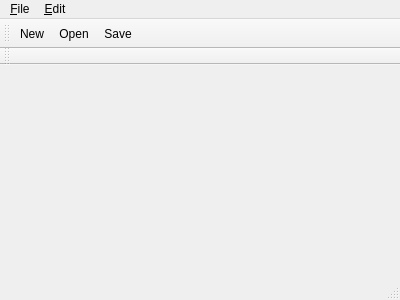
<?xml version="1.0" encoding="UTF-8"?>
<ui version="4.0">
 <class>IconEditor</class>
 <widget class="QMainWindow" name="IconEditor">
  <property name="geometry">
   <rect>
    <x>0</x>
    <y>0</y>
    <width>400</width>
    <height>300</height>
   </rect>
  </property>
  <property name="windowTitle">
   <string>IconEditor</string>
  </property>
  <widget class="QWidget" name="centralWidget"/>
  <widget class="QMenuBar" name="menuBar">
   <property name="geometry">
    <rect>
     <x>0</x>
     <y>0</y>
     <width>400</width>
     <height>19</height>
    </rect>
   </property>
   <widget class="QMenu" name="menuFile">
    <property name="title">
     <string>&amp;File</string>
    </property>
    <addaction name="action_New"/>
    <addaction name="action_Open"/>
    <addaction name="action_Save"/>
    <addaction name="actionSave_As"/>
    <addaction name="separator"/>
    <addaction name="action_Exit"/>
   </widget>
   <widget class="QMenu" name="menu_Edit">
    <property name="title">
     <string>&amp;Edit</string>
    </property>
   </widget>
   <addaction name="menuFile"/>
   <addaction name="menu_Edit"/>
  </widget>
  <widget class="QToolBar" name="fileToolBar">
   <attribute name="toolBarArea">
    <enum>TopToolBarArea</enum>
   </attribute>
   <attribute name="toolBarBreak">
    <bool>false</bool>
   </attribute>
   <addaction name="action_New"/>
   <addaction name="action_Open"/>
   <addaction name="action_Save"/>
  </widget>
  <widget class="QStatusBar" name="statusBar"/>
  <widget class="QToolBar" name="zoomToolBar">
   <property name="windowTitle">
    <string>toolBar</string>
   </property>
   <attribute name="toolBarArea">
    <enum>TopToolBarArea</enum>
   </attribute>
   <attribute name="toolBarBreak">
    <bool>true</bool>
   </attribute>
  </widget>
  <action name="action_New">
   <property name="icon">
    <iconset resource="icon.qrc">
     <normaloff>:/images/new.png</normaloff>:/images/new.png</iconset>
   </property>
   <property name="text">
    <string>&amp;New</string>
   </property>
   <property name="toolTip">
    <string>Create a new icon</string>
   </property>
  </action>
  <action name="action_Open">
   <property name="icon">
    <iconset resource="icon.qrc">
     <normaloff>:/images/open.png</normaloff>:/images/open.png</iconset>
   </property>
   <property name="text">
    <string>&amp;Open</string>
   </property>
  </action>
  <action name="action_Save">
   <property name="icon">
    <iconset resource="icon.qrc">
     <normaloff>:/images/save.png</normaloff>:/images/save.png</iconset>
   </property>
   <property name="text">
    <string>&amp;Save</string>
   </property>
  </action>
  <action name="actionSave_As">
   <property name="text">
    <string>Save &amp;As...</string>
   </property>
  </action>
  <action name="action_Exit">
   <property name="text">
    <string>&amp;Exit</string>
   </property>
  </action>
 </widget>
 <layoutdefault spacing="6" margin="11"/>
 <resources>
  <include location="icon.qrc"/>
 </resources>
 <connections/>
</ui>
